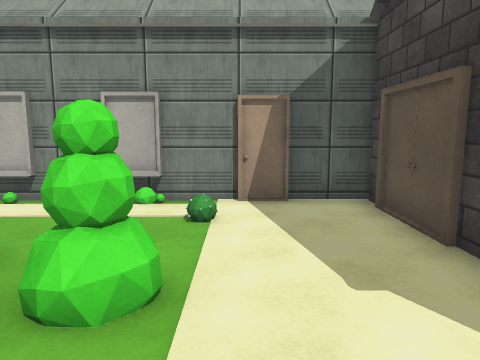
view 1 (above)

12 first-person views from a walk through a scene from a Unity 3-D project. The camera is 1.5 m above the floor, tilts 8° down and sees 70° across. The floor is counted in squares, 1 m on a side. Each view is taken from the middle of a square. On the plan, view 1 faces up. The plan holds only what a view shows up to about 16 squares ahead; the rest is blank. Surface patterns are stand-ins for the level's own textures.

view 2
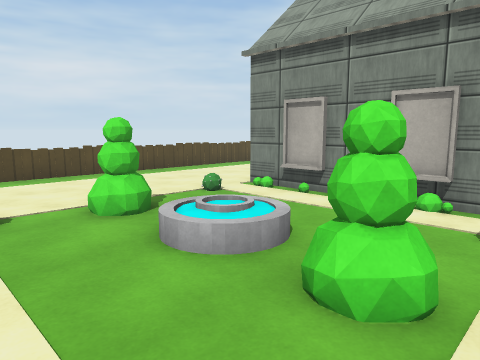

view 3
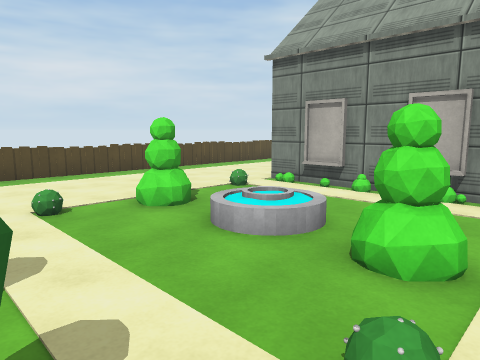

view 4
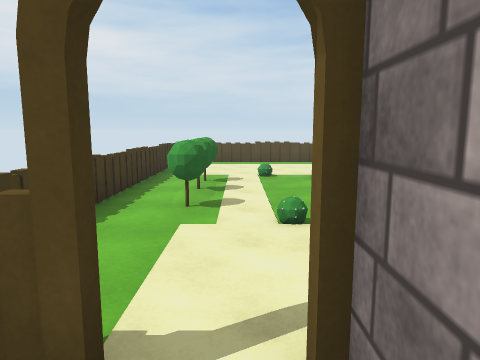

view 5
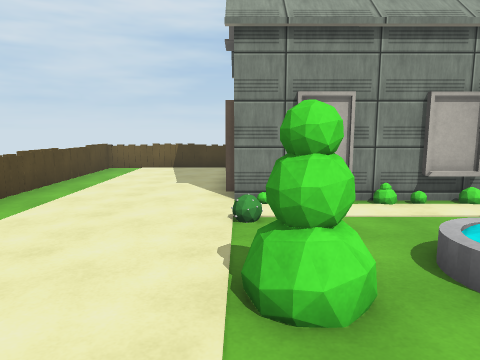

view 6
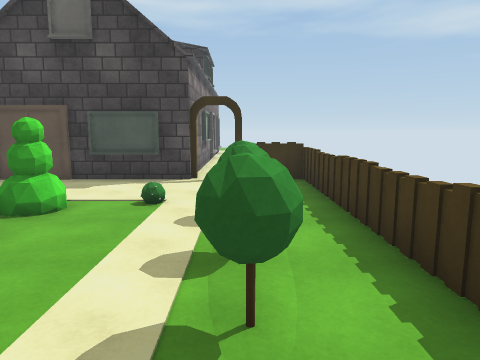

view 7
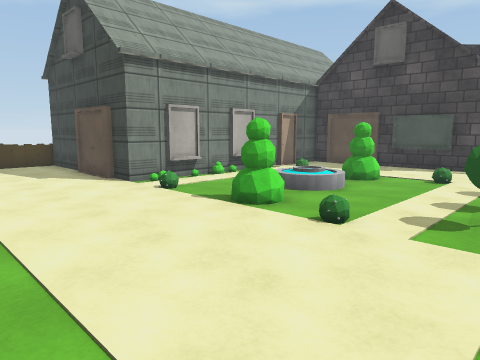

view 8
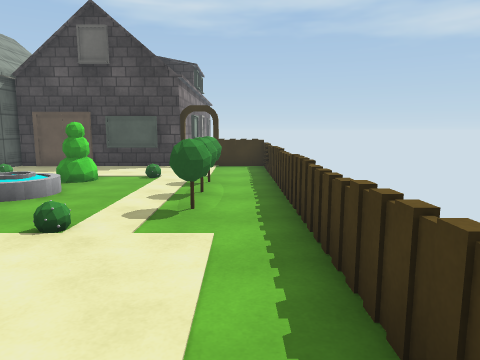

view 9
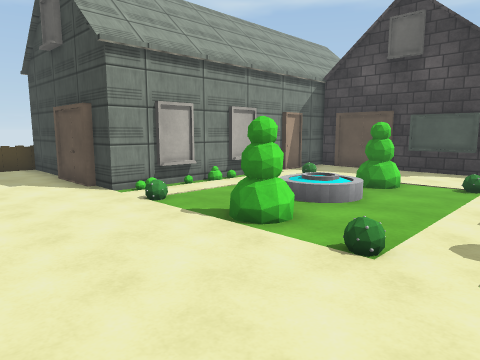

view 10
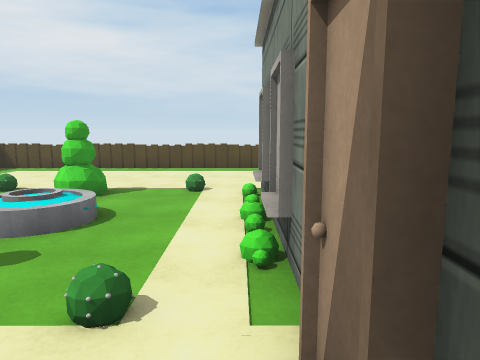

view 11
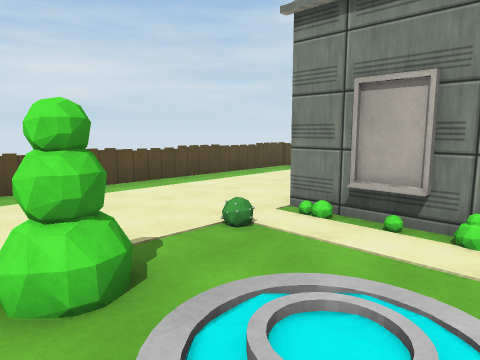

view 12
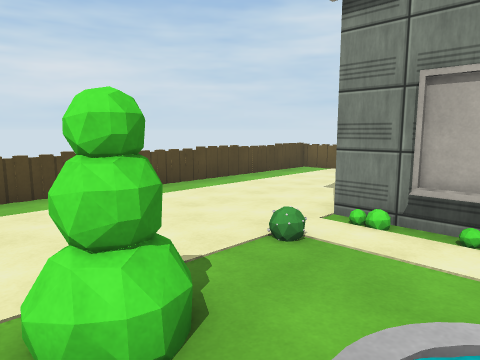

### Floor plan
Points are (right, up) in squares from view 1. A wall is a line through its corners. A room is listed if a view was taken in it or the views show most of it. See-through windows are left out.
Room 1 (views 1, 2, 3, 5, 6, 7, 8, 9, 10, 11, 12)
walls: (-4.5, 7.4) (-5.9, 7.4); (-7.1, 8.9) (-7.1, 10.9); (-1.6, 7.4) (-3, 7.4); (-7.1, 11.6) (-7.1, 14.5); (1.1, 7.4) (-0.1, 7.4); (2.6, 1.5) (2.6, 3.8); (2.9, 0.5) (2.8, 7.5); (3.1, 7.6) (-7.1, 7.6) (-7.1, 8.6); (3.1, -3.1) (3.1, -0.9)
low walls: (-10.6, -3.1) (3.1, -3.1); (-7.1, 14.5) (-12.6, 14.5) (-12.4, -3.1)
ways out: opening at (3, 0) to room 2
objects: plant (-7, -1); plant (-7, 1); plant (-7, 6); plant (-7, 7); other object (-6, -1); plant (-6, 7); plant (-5, -1); plant (-5, 7); other object (-4, -1); plant (-4, 4); other object (-4, 7); plant (-3, -1); other object (-2, -1); plant (-2, 7); plant (-1, 1); plant (-1, 6)
Room 2 (view 4)
walls: (6.5, 0.6) (3.3, 0.6); (3.3, -0.7) (3.3, -1.5)
ways out: opening at (3, 0) to room 1; gap at (3, -3)

Positions as (right, up) in squares from view 1, and headings:
1: (0, 0), facing up
2: (0, 0), facing up-left
3: (0, -1), facing up-left
4: (5, 0), facing left
5: (-7, 0), facing up
6: (-8, -1), facing right
7: (-12, -2), facing up-right
8: (-12, -2), facing right
9: (-11, -1), facing up-right
10: (2, 7), facing left
11: (-3, 2), facing up-left
12: (-4, 2), facing up-left
